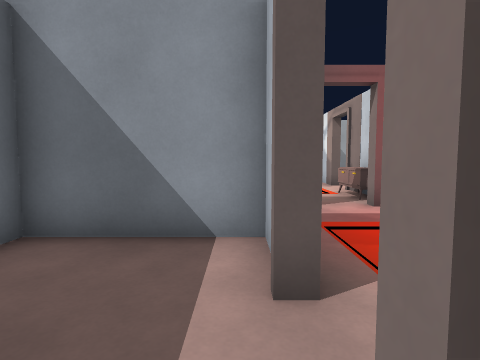
[1] (above)

22 first-person views from a walk through a level from a Godot 3-D game. The camera is 1.2 m above the floor, tilts 4° down and sees 80° across. Doors that lead somewhere are drawn open, without their leaves. The floor is counted in squares, 1 m on a side. Each view is taken from the middle of a square. On the plan, view 1 faces up. The plan holds only what a view shows up to about 13 squares ahead; the rest is blank. Characters and animated objects are left out. Some surface patterns are stand-ins.

[2]
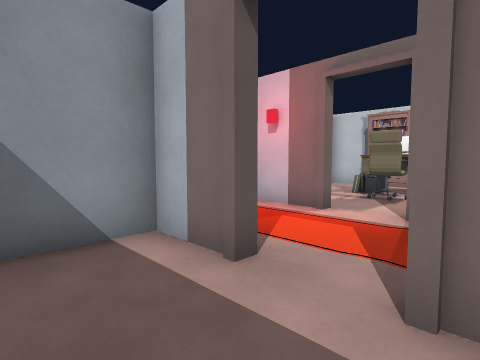

[3]
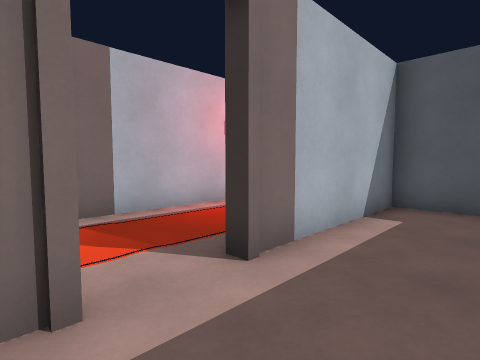

[4]
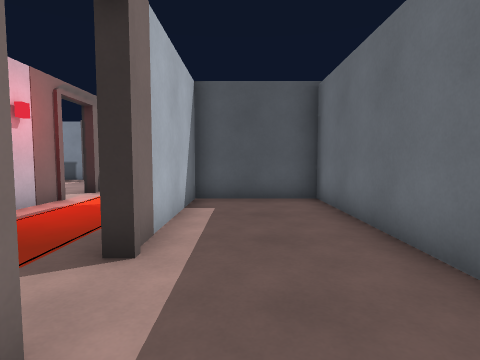

[5]
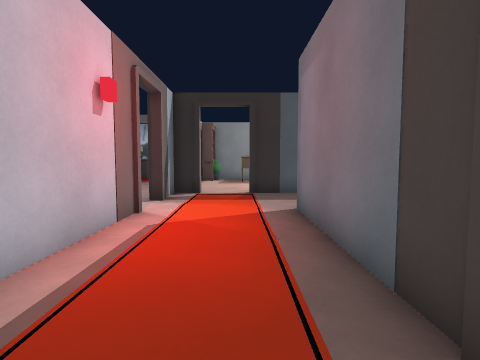

[6]
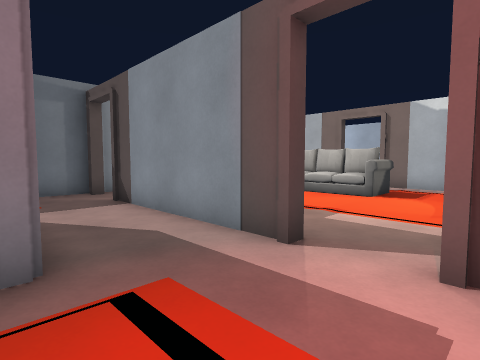

[7]
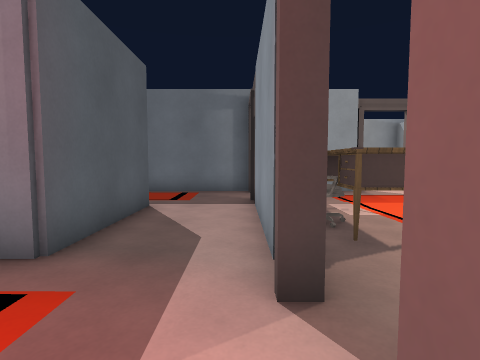

[8]
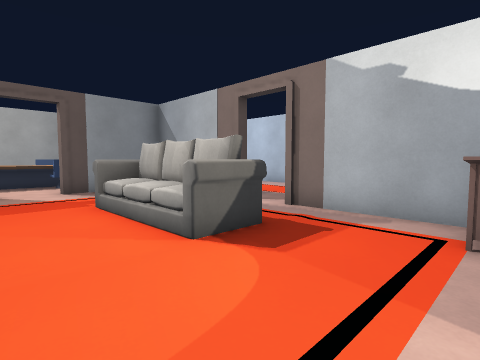

[9]
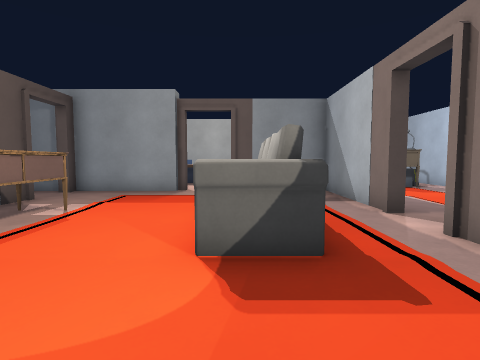

[10]
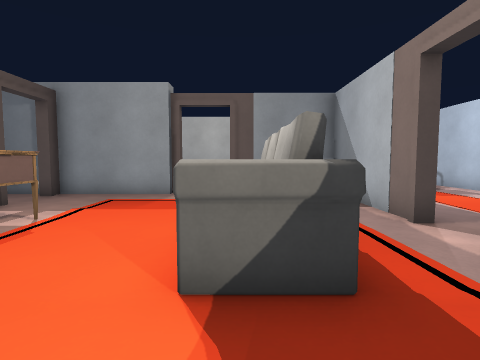

[11]
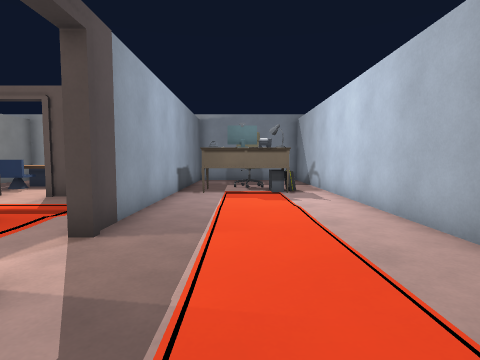

[12]
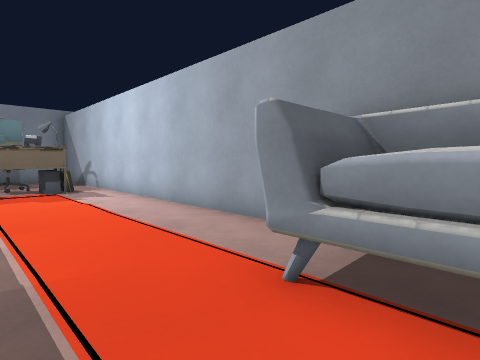

[13]
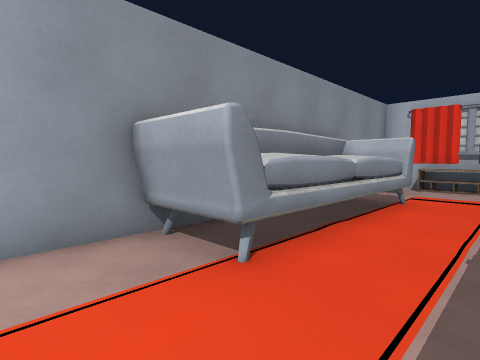

[14]
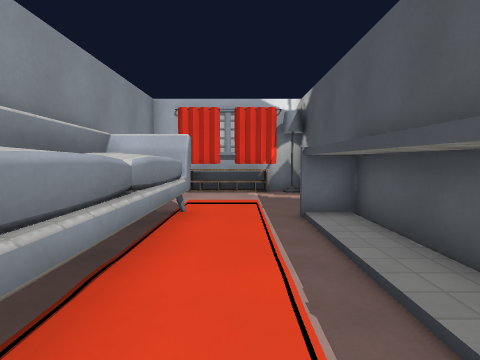

[15]
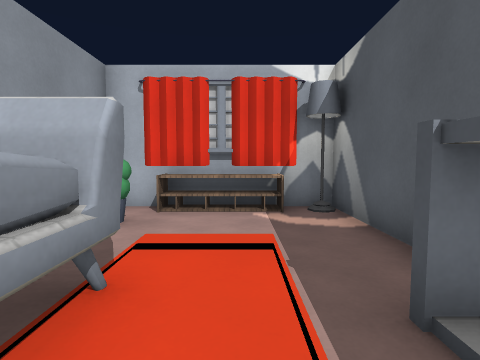

[16]
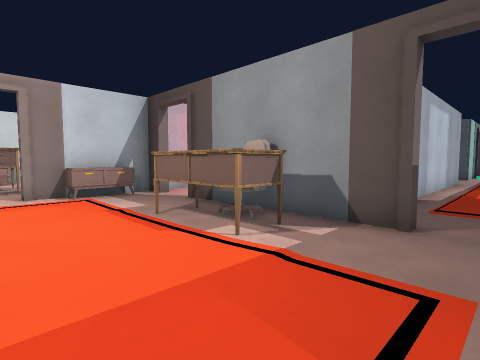

[17]
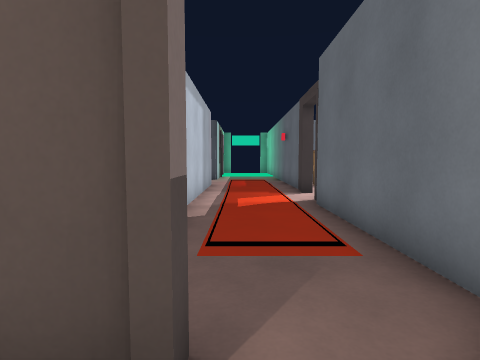

[18]
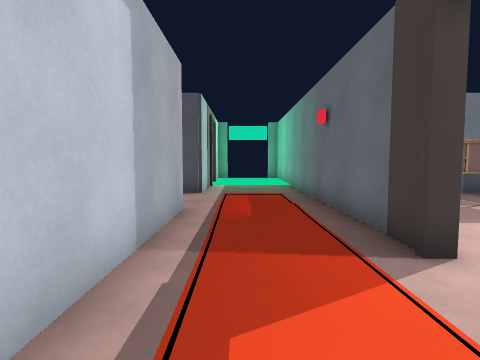

[19]
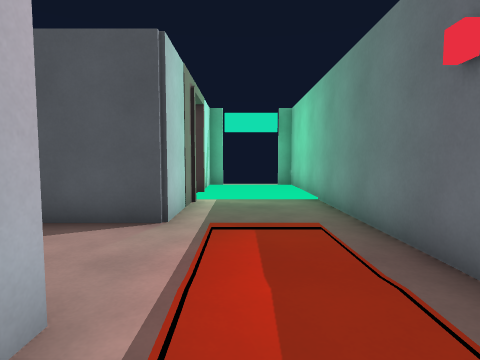

[20]
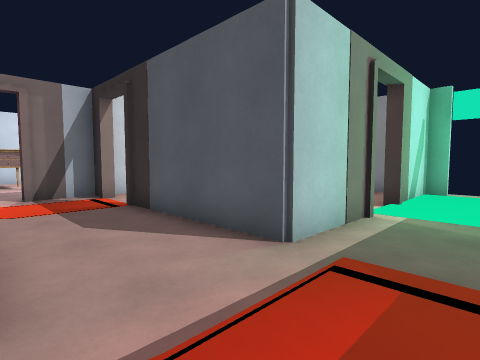

[21]
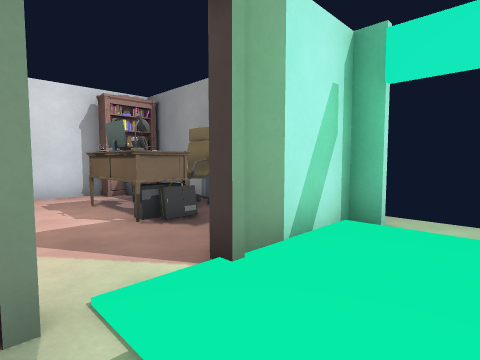

[22]
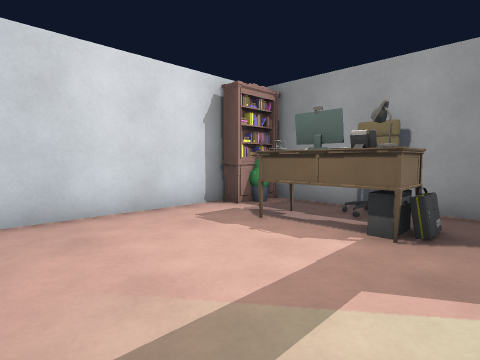

### Floor plan
Points are (right, up) in squares from view 1. A wall is a line through its corners. A room is listed if a view was taken in it or the views show most of it. See-through windows are left out.
Room 1 (views 1, 2, 3, 4)
walls: (-3.4, 1.2) (-3.4, -4.9) (0.3, -4.9) (0.3, 0.6); (0.3, 2.4) (0.3, 4.4) (-3.4, 4.4) (-3.4, 3.9)
ways out: open door at (0.5, 1.5) to room 2
Room 2 (views 5, 6, 7, 18, 19, 20, 21)
walls: (-3.6, -5) (-3.6, 2.6); (-7.4, -1.4) (-7.4, -16); (0.6, 0.6) (0.6, -5); (-3.5, 4.6) (0.6, 4.6) (0.6, 4); (-3.6, -11.4) (-3.6, -8.4) (1.8, -8.4); (4.4, -4.6) (4.4, 1.8); (3.4, -8.4) (4.4, -8.4) (4.4, -6.4); (-2.4, 7.3) (-4.7, 7.3); (4.4, 3.4) (4.4, 6.8); (-7.1, 7.3) (-7.1, 1.1); (1.7, 7.3) (-0.5, 7.3); (-3.6, -15.4) (-3.6, -13.2); (-4.2, -16.4) (-3.6, -16.4)
ways out: open door at (0.5, 1.5) to room 1; open door at (-5.5, 7.5) to room 3; open door at (2.5, 7.5) to room 3; open door at (-3.5, -12.5) to room 6; open door at (2.5, -8.5) to room 6; opening at (-5.5, -16); open door at (-7.5, -0.5); open door at (4.5, -5.5); open door at (4.5, 2.5)
Room 3 (views 8, 9, 10, 16, 17)
walls: (-2.4, 17.4) (-7.4, 17.4) (-7.4, 13.7); (-0.6, 7.6) (1.7, 7.6); (-7.1, 11.9) (-7.1, 7.6); (3.5, 17.4) (-0.6, 17.4); (-4.7, 7.6) (-2.5, 7.6); (3.4, 7.6) (4.4, 7.6) (4.4, 11.5)
ways out: open door at (-5.5, 7.5) to room 2; open door at (2.5, 7.5) to room 2; open door at (-1.5, 17.5) to room 5; open door at (-7.5, 12.5); open door at (4.5, 12.5)
objects: desk (-3, 9) to (0, 10); sofa (-3, 14) to (0, 15); other object (-2, 8) to (-1, 8); drawers (4, 9) to (4, 10); other object (4, 16) to (4, 17)
Room 4 (views 11, 12, 14, 15)
walls: (5.1, 21.3) (4.6, 21.4); (2.5, 18.7) (7.1, 18.7); (3.8, 17.6) (7.5, 17.6); (7.4, 21.2) (7.4, 23); (1.7, 23) (1.7, 21.3) (1.3, 21); (6.9, 17.5) (6.9, 18.8); (7.7, 21) (7.6, 21.1) (7.6, 23) (1.4, 23) (1.4, 21.1); (8, 21.2) (1, 21.2)
ways out: opening at (1.5, 19.5) to room 5; opening at (8, 19.5)
Room 5 (view 13)
walls: (-8.5, 20.5) (-8.5, 18.6); (1, 21.2) (1, 23.4) (-11.1, 23.4); (-11.1, 17.6) (-2.4, 17.6)
ways out: open door at (-1.5, 17.5) to room 3; opening at (1.5, 19.5) to room 4; opening at (-10, 23)
objects: phone (-9, 21); other object (-9, 22)
Room 6 (view 22)
walls: (0.4, -13.5) (2, -13.5); (0.4, -13.6) (1.1, -13.6); (4.4, -13.4) (4.4, -9); (-2.4, -16.4) (-0.5, -16.4)
ways out: open door at (-3.5, -12.5) to room 2; open door at (2.5, -8.5) to room 2; opening at (2, -15) to room 7; opening at (3.5, -14) to room 7
objects: desk (-1, -14); chair (0, -16) to (1, -15); phone (0, -14)
Room 7 (no view inside)
walls: (4.4, -14.6) (4.4, -13.4); (1.4, -16.4) (3.5, -16.4)
ways out: opening at (2, -15) to room 6; opening at (3.5, -14) to room 6
objects: other object (3, -15); bookshelf (4, -16) to (4, -15)

Where each view was taken, in squares from view 1:
view 1: 0 up, 0 right, facing up
view 2: 0 up, 2 left, facing up-right
view 3: 3 up, 2 left, facing down-right
view 4: 4 up, 1 left, facing down
view 5: 2 up, 2 right, facing down
view 6: 4 up, 4 right, facing up-left
view 7: 7 up, 4 right, facing left
view 8: 11 up, 4 right, facing up-left
view 9: 14 up, 4 right, facing left
view 10: 14 up, 3 right, facing left
view 11: 20 up, 2 right, facing left
view 12: 19 up, 3 right, facing up-left
view 13: 19 up, 1 left, facing up-right
view 14: 20 up, 1 right, facing right
view 15: 20 up, 5 right, facing right
view 16: 13 up, 6 left, facing down-right
view 17: 9 up, 5 left, facing down
view 18: 2 up, 5 left, facing down
view 19: 3 down, 5 left, facing down
view 20: 5 down, 6 left, facing down-right
view 21: 11 down, 6 left, facing down-right
view 22: 9 down, 2 left, facing down-right
